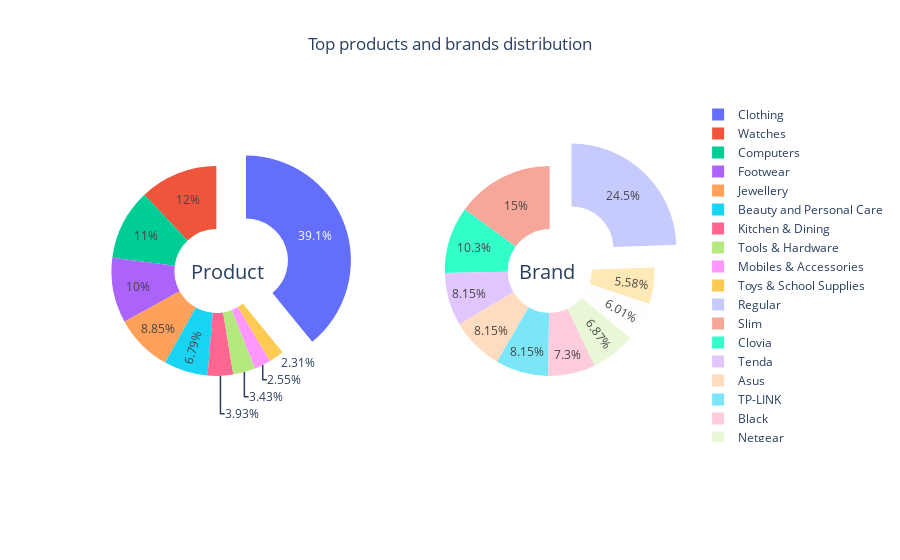

Write notebook code for a chart like this one.
### Code cell
from plotly.subplots import make_subplots #plotly library to create subplots

label1 = top_products['Top_Products']
value1=top_products['Total_Count']
label2=top_brands['Top_Brands']
value2=top_brands['Total_Count']

# Creating subplots

fig_both = make_subplots(rows=1, cols=2, specs=[[{'type':'domain'}, {'type':'domain'}]])
fig_both.add_trace(go.Pie(labels=label1, values=value1, name="Top Products",pull=[0.3, 0, 0, 0]),
              1, 1,)
fig_both.add_trace(go.Pie(labels=label2, values=value2, name="Top Brands",pull=[0.3, 0, 0, 0]),
              1, 2)

# Using `hole` to create a donut-like pie chart

fig_both.update_traces(hole=.4, hoverinfo="label+percent+name")
#fig_both.update_traces(hoverinfo="label+percent+name")

fig_both.update_layout(
    title_text="Top products and brands distribution", title_x=0.5,
    #Add annotations in the center of the donut pies
    
    annotations=[dict(text='Product', x=0.18, y=0.5, font_size=20, showarrow=False),
                 dict(text='Brand', x=0.82, y=0.5, font_size=20, showarrow=False)])
                 
fig_both.show()

### Figure 1 — Plotly figure (JSON) as saved in the notebook; plotly's stock layout.template omitted (floating-point values rounded to 4 significant figures)
{"data": [{"domain": {"x": [0, 0.45], "y": [0, 1]}, "hole": 0.4, "hoverinfo": "label+percent+name", "labels": ["Clothing", "Watches", "Computers", "Footwear", "Jewellery", "Beauty and Personal Care", "Kitchen & Dining", "Tools & Hardware", "Mobiles & Accessories", "Toys & School Supplies"], "name": "Top Products", "pull": [0.3, 0, 0, 0], "type": "pie", "values": [628, 193, 176, 161, 142, 109, 63, 55, 41, 37]}, {"domain": {"x": [0.55, 1], "y": [0, 1]}, "hole": 0.4, "hoverinfo": "label+percent+name", "labels": ["Regular", "Slim", "Clovia", "Tenda", "Asus", "TP-LINK", "Black", "Netgear", "Red", "White"], "name": "Top Brands", "pull": [0.3, 0, 0, 0], "type": "pie", "values": [57, 35, 24, 19, 19, 19, 17, 16, 14, 13]}], "layout": {"annotations": [{"font": {"size": 20}, "showarrow": false, "text": "Product", "x": 0.18, "y": 0.5}, {"font": {"size": 20}, "showarrow": false, "text": "Brand", "x": 0.82, "y": 0.5}], "title": {"text": "Top products and brands distribution", "x": 0.5}}}
